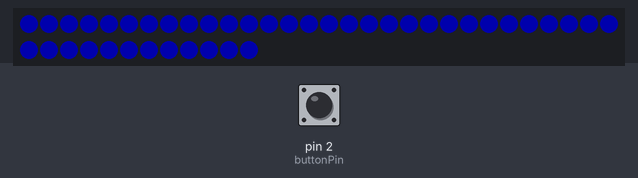
Simulated run of this sketch. Board: Arduino Uno, built with avr-gcc and run on an emulated ATmega328P. On the bench: 42 RGB LEDs in strip order, left to right, continuing on the next row. The test bench sets the inputs (shaded band); at power-on: pin 2 (buttonPin) HIGH. Dim RGB values are drawn brighter than linear; EEPROM starts erased.

Above: at 1.2 s.
1.3 s: pin 2 (buttonPin) pulled LOW for 0.15 s
At 1.79 s:
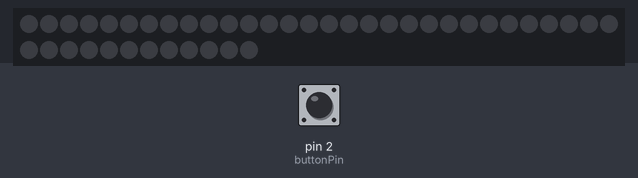
4.4 s: pin 2 (buttonPin) pulled LOW for 1 s
8.4 s: pin 2 (buttonPin) pulled LOW for 0.15 s
11.5 s: pin 2 (buttonPin) pulled LOW for 1 s
21.5 s: pin 2 (buttonPin) pulled LOW for 3.2 s
Timing chart, 0 to 24.5 s (numbered marks = the images above; inputs shaded):
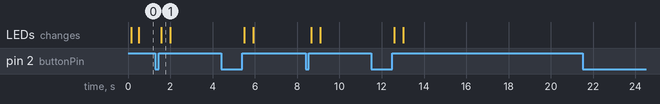

Measured:
- after the input at 1.3 s, the LEDs: change after 0.28 s (image 1)
- what the display in image 1 shows lasts 0.4 s, from 1.6 s to 2.0 s

The sketch:

contador_V2.ino
```cpp
#include <EEPROM.h>
#include <Time.h>
#include <TimeLib.h>
#include <Adafruit_NeoPixel.h>
#define PIN A1 //Designamos nuestro pin de datos para la tira led
#define NUMPIXELS 42 //Designamos cuantos pixeles tenemos en nuestra cinta led RGB
#define delayval 50 //Varisble para evitar una falsa pulsacion
#define rojo pixels.Color(255, 0, 0) //color rojo
#define verde pixels.Color(0, 255, 0) //color verde
#define azul pixels.Color(0, 0, 50) //color azul
int timer1 = day();
const int buttonPin = 2;    // pin de la seta
int buttonState;             // estado actual del input pin
unsigned long lastDebounceTime = 0;  //la ultima conmutacion del output
unsigned long debounceDelay = 50;    // the debounce time;aumenta si el output fluctua
Adafruit_NeoPixel pixels = Adafruit_NeoPixel(NUMPIXELS, PIN, NEO_GRB + NEO_KHZ800);
int timer2 = EEPROM.read(0);
int ledState = LOW;         // estado actual del OUTPUT
int lastButtonState = LOW;   // estado previo del input
uint32_t apagado = pixels.Color(0, 0, 0);

void setup() {
  Serial.begin(9600);
  pixels.begin();
  pinMode(buttonPin, INPUT_PULLUP);
  num_print(timer2);

}

void loop() {

  buttonState = digitalRead(buttonPin); //comprueba el estado de la seta

  if ((millis() - lastDebounceTime) > debounceDelay) { //este if es para evitar falsas pulsaciones de la seta
    lastDebounceTime = millis();
    if (buttonState != lastButtonState) { //si el estado del boton ha cambiado
      lastButtonState = buttonState;
      if (buttonState == HIGH) { //en caso de que la seta se haya soltado reseteamos contador
        timer2 = 0;
        for (int i = 0; i < 43; i++) { //bucle que apaga los pixels
          pixels.setPixelColor(i, apagado);
          pixels.show(); //actualiza el estado de los pixels
        }
      }
    }
  }

  //guarda la lectura. proxima vez en el lop sera LastButtonState:
  if ( day() != timer1) {
    timer1 = day();
    timer2++;
  }

  for (int i = 0; i < 43; i++) {
    pixels.setPixelColor(i, apagado);
    pixels.show();
  }
  num_print(timer2);
  EEPROM.update(0, timer2);
}


void num_print(int dayt) {
  int num[2];
  for (int i = 0; i < 2; i++) {
    num[i] = dayt % 10;
    dayt = dayt / 10;
    switch (num[i]) {
      case 0:
        for (int b = 21 - 21 * i  ; b <= 41 - 21 * i ; b++) {
          pixels.setPixelColor(b, azul);
        }
        break;

      case 1:
        for (int b = 27 - 21 * i  ; b <= 29 - 21 * i ; b++) {
          pixels.setPixelColor(b, azul);
        }
        for (int b = 39 - 21 * i  ; b <= 41 - 21 * i ; b++) {
          pixels.setPixelColor(b, azul);
        }
        break;

      case 2:
        for (int b = 21 - 21 * i  ; b <= 26 - 21 * i ; b++) {
          pixels.setPixelColor(b, azul);
        }
        for (int b = 30 - 21 * i  ; b <= 32 - 21 * i ; b++) {
          pixels.setPixelColor(b, azul);
        }
        for (int b = 36 - 21 * i  ; b <= 41 - 21 * i ; b++) {
          pixels.setPixelColor(b, azul);
        }
        break;

      case 3:
        for (int b = 24 - 21 * i  ; b <= 32 - 21 * i ; b++) {
          pixels.setPixelColor(b, azul);
        }
        for (int b = 36 - 21 * i  ; b <= 41 - 21 * i ; b++) {
          pixels.setPixelColor(b, azul);
        }
        break;

      case 4:
        for (int b = 27 - 21 * i  ; b <= 35 - 21 * i ; b++) {
          pixels.setPixelColor(b, azul);
        }
        for (int b = 39 - 21 * i  ; b <= 41 - 21 * i ; b++) {
          pixels.setPixelColor(b, azul);
        }

        break;

      case 5:
        for (int b = 24 - 21 * i  ; b <= 38 - 21 * i ; b++) {
          pixels.setPixelColor(b, azul);
        }
        break;

      case 6:
        for (int b = 21 - 21 * i  ; b <= 38 - 21 * i ; b++) {
          pixels.setPixelColor(b, azul);
        }
        break;
      case 7:
        for (int b = 27 - 21 * i  ; b <= 29 - 21 * i ; b++) {
          pixels.setPixelColor(b, azul);
        }
        for (int b = 36 - 21 * i  ; b <= 41 - 21 * i ; b++) {
          pixels.setPixelColor(b, azul);
        }
        break;

      case 8:
        for (int b = 21 - 21 * i  ; b <= 41 - 21 * i ; b++) {
          pixels.setPixelColor(b, azul);
        }
        break;

      case 9:
        for (int b = 27 - 21 * i  ; b <= 41 - 21 * i ; b++) {
          pixels.setPixelColor(b, azul);
        }
        break;
    }
    pixels.show();
  }
}
```
